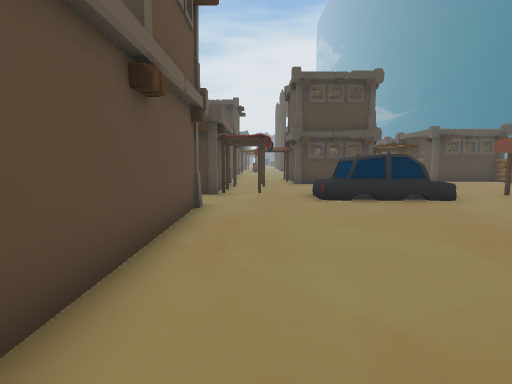
[1] (above)

24 first-person views from a walk through a Unity game level. The camera is 1.2 m above the floor, tilts 6° down and sees 80° across. The floor is counted in squares, 1 m on a side. Each view is taken from the middle of a square. On the plan, view 1 faces up. The plan holds only what a view shows up to about 13 squares ahead; the rest is blank. The place goes on beyond the plan.

[2]
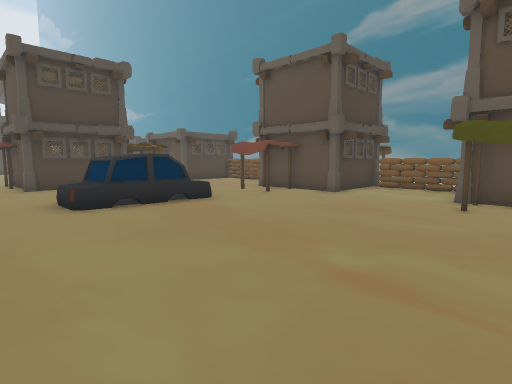

[3]
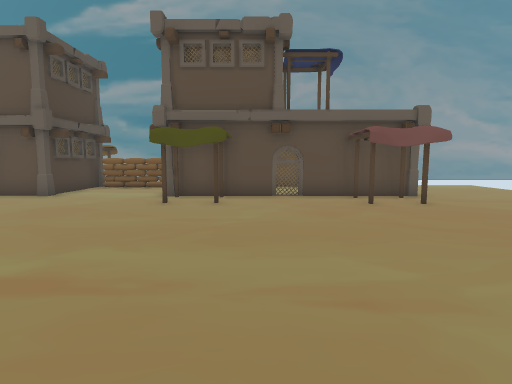

[4]
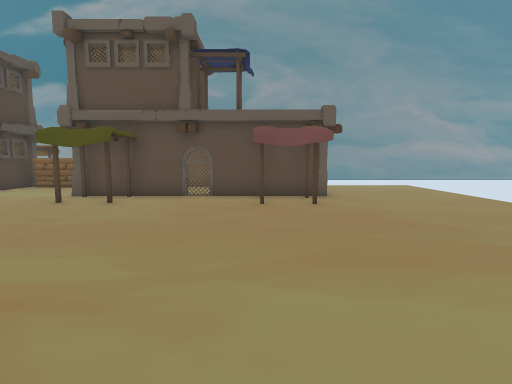

[5]
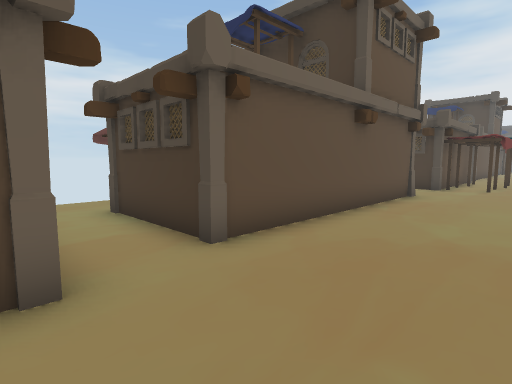

[6]
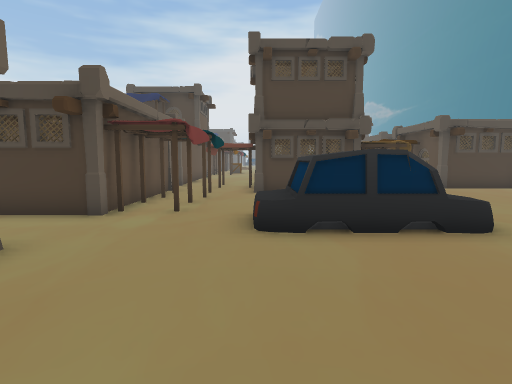

[7]
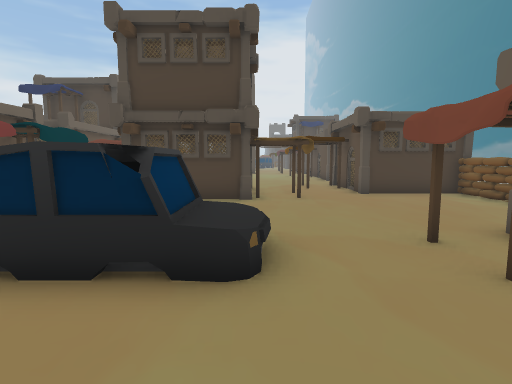

[8]
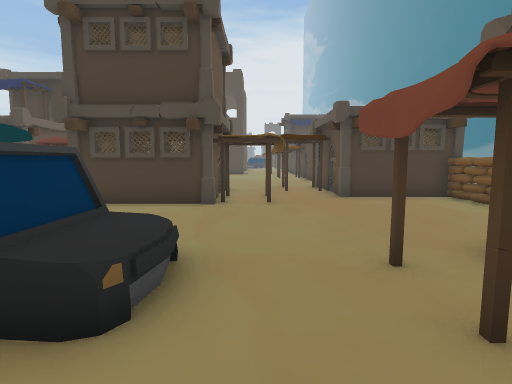

[9]
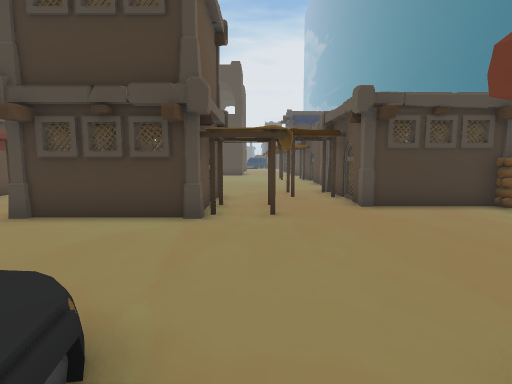

[10]
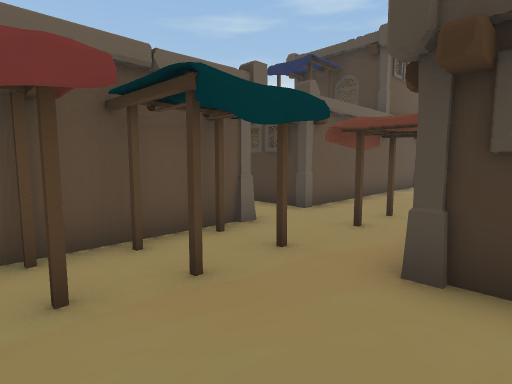

[11]
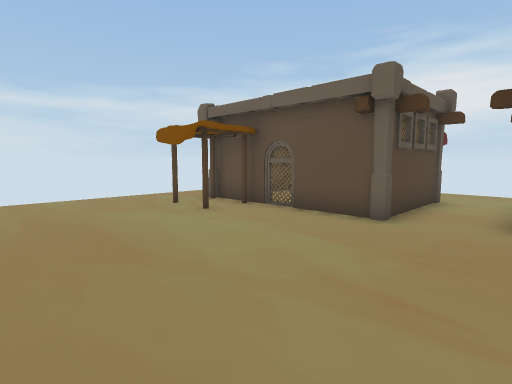

[12]
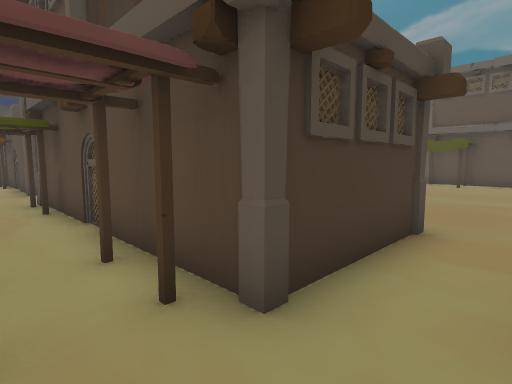

[13]
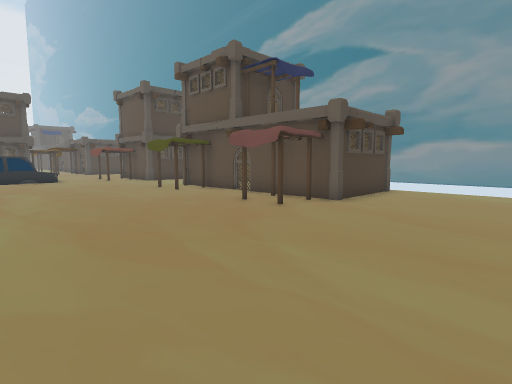

[14]
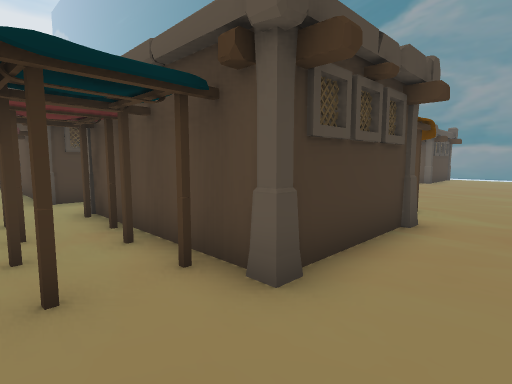

[15]
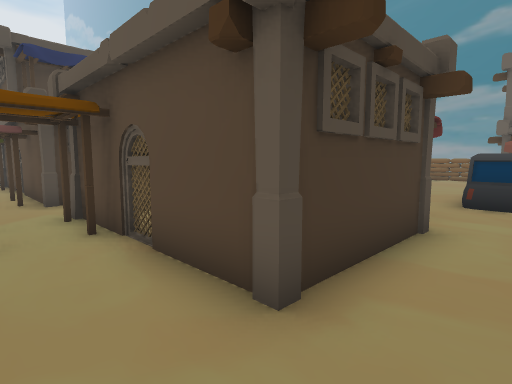

[16]
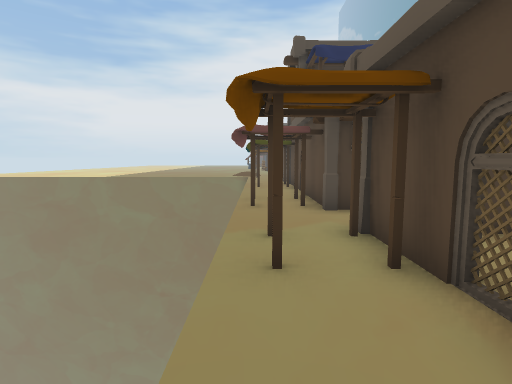

[17]
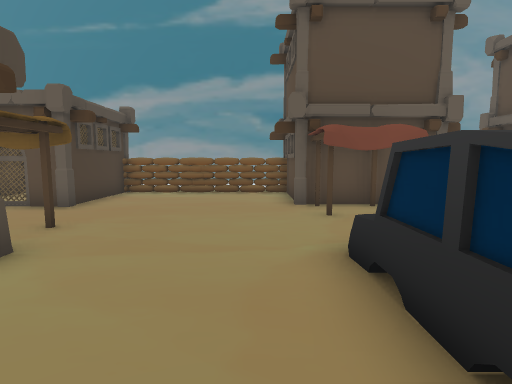

[18]
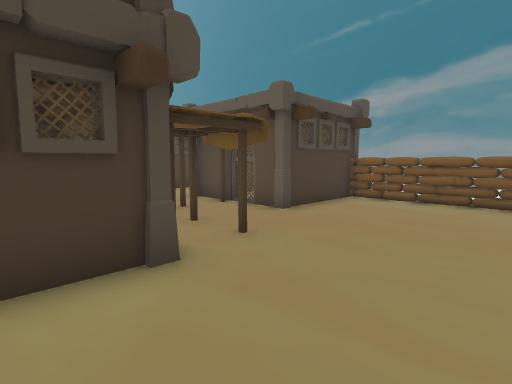

[19]
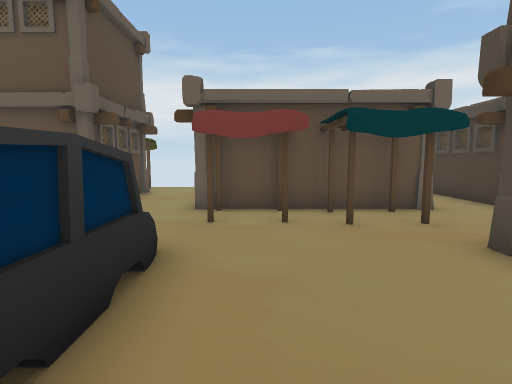

[20]
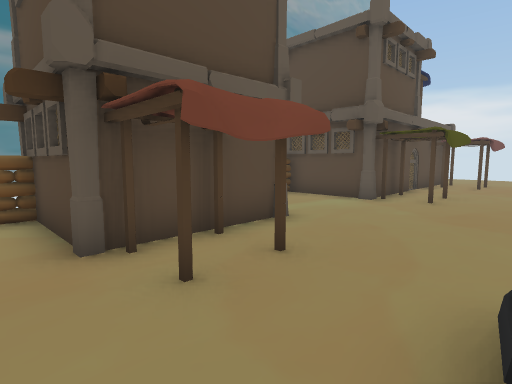

[21]
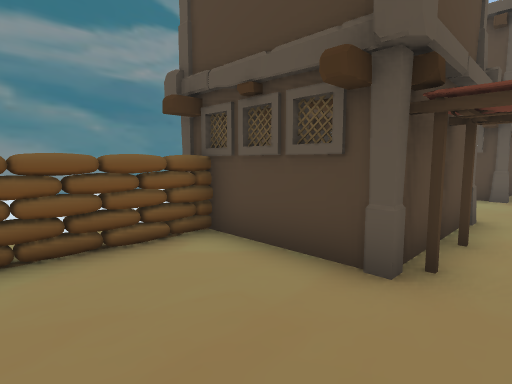

[22]
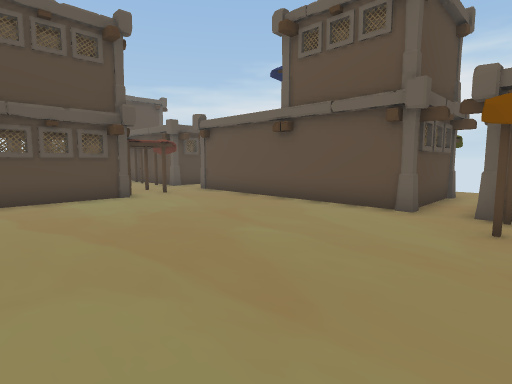

[23]
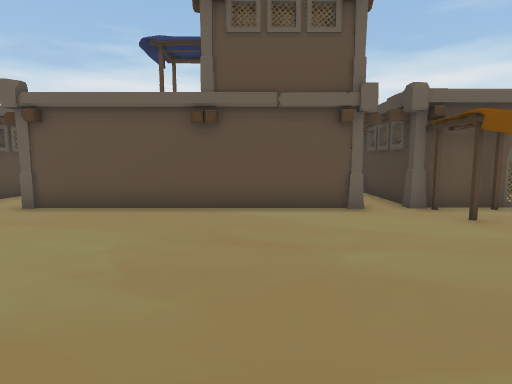

[24]
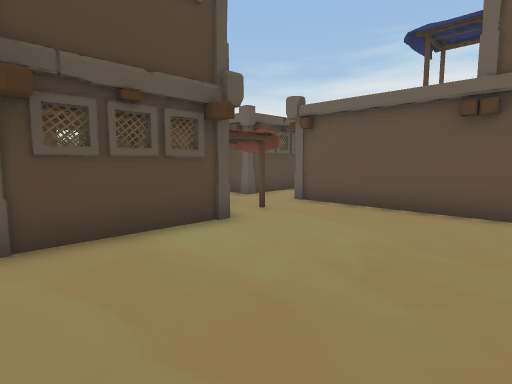

### Floor plan
Key: @ floor where view 1 was taken; # wall or solid block; . floor; ^ raised ledge; O other object.
Columns run from 8 left of view 1 to 14 right of it. Each row starts with its distance up from view 1.
 31       O
 30       O.
 29       #.O.... .
 28    OO#O.......
 27  ..............
 26  O OOOO........
 25    O  O........
 24  ..O  O........
 23  ..O  O........
 22  ..#  #......... ..
 21  ..#  #...........O
 20  OO#  #.........O.# O#
 19 OOO# OO.OOOOOOO.O.#  O
 18  ..OOOO.OOO  OO...O
 17  .......OOO  OOOO.O#O#O
 16  O.OOOO...OOOOOOO....^
 15  O.#..#O.OOOOO.......^
 14  ..#. #O.O...........^
 13  ..O  #..............^
 12  ..#   OO............^
 11  ..OOOOOO..OOO....OOO#O
 10   ........OOOOO.OOO   O
  9  ..........OOO..OOO   O
  8  ..OOOO...........O
  7  O.O  O...........OOOOO
  6  O.O  O..............^
  5   .O  O..............^
  4  ..O  O..............^
  3  ..#  #.........O.OOO#O
  2  OO#  #.........O.O   O
  1  O.#  #.........O.O
  0 OOOO##O.@.........O
 -1  .................O
 -2  .................#
 -3  .OOOOO#........O.#
 -4  O.O   #........O.#
 -5  ..O   O........O.OOOOO
 -6  O.O  .#.O.............
 -7  O.O ..#.O.............
 -8  ..OOOOO.O.............
 -9   .....................
-10  . ...................

Where each view was taken, in squares from view 1:
view 1: 0 up, 0 right, facing up
view 2: 1 up, 0 right, facing up-right
view 3: 0 up, 0 right, facing right
view 4: 3 down, 0 right, facing right
view 5: 3 down, 2 right, facing up-left
view 6: 4 up, 2 right, facing up
view 7: 6 up, 6 right, facing up
view 8: 7 up, 7 right, facing up
view 9: 9 up, 7 right, facing up
view 10: 12 up, 3 right, facing up-left
view 11: 0 up, 5 right, facing down-left
view 12: 2 down, 7 left, facing up-right
view 13: 10 down, 2 right, facing up-right
view 14: 10 down, 7 left, facing up-right
view 15: 9 up, 7 left, facing up-right
view 16: 11 up, 7 left, facing up
view 17: 12 up, 2 right, facing right
view 18: 12 up, 4 right, facing up-right
view 19: 12 up, 6 right, facing left
view 20: 12 up, 6 right, facing down-right
view 21: 14 up, 9 right, facing down-right
view 22: 29 up, 6 right, facing down-left
view 23: 24 up, 6 right, facing left
view 24: 24 up, 6 right, facing down-left
